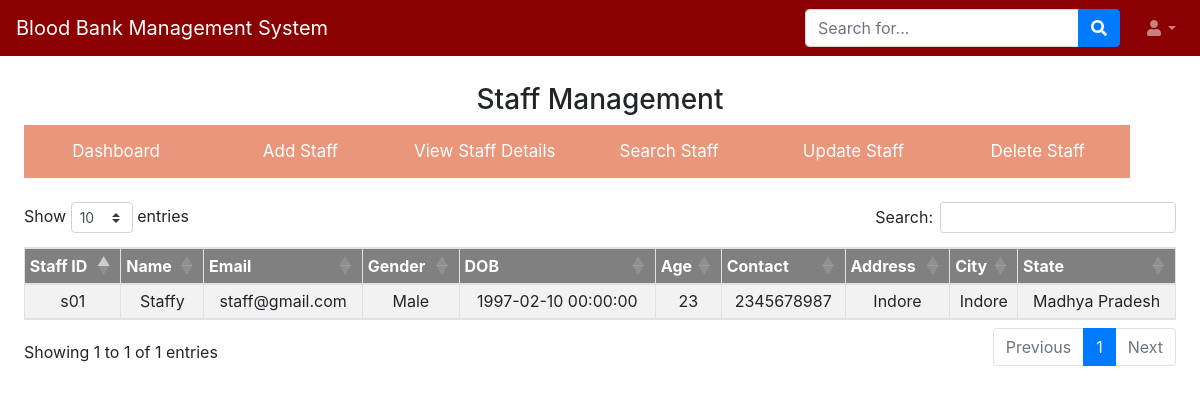
Page /view_all_staff/ (signed in) on the committed database.
### application/models.py (models this page shows, shortened)
class staff_details(db.Model):
	id = db.Column(db.Integer, primary_key=True)
	s_id = db.Column(db.Integer, unique=True,nullable=False)
	name = db.Column(db.String(50),  nullable=False)
	email = db.Column(db.String(120), unique=True, nullable=False)
	gender = db.Column(db.String(20),  nullable=False)
	dob = db.Column(db.DateTime(10))
	age = db.Column(db.Integer,nullable=False)
	contact = db.Column(db.Integer, nullable=False)
	address = db.Column(db.String(100),  nullable=False)
	city = db.Column(db.String(50), nullable=False)
	state = db.Column(db.String(50), nullable=False)
	status = db.Column(db.String(20), default="Active")
	register_date = db.Column(db.DateTime,default=db.func.current_timestamp())
	updation_date = db.Column(db.String(50),default="0")

### application/routes.py (the view)
@app.route('/view_all_staff/')
@login_required
@user_is('admin')
def view_all_staff():
		details  = staff_details.query.order_by(staff_details.id).all()
		return render_template('view_all_staff.html',details=details)

### application/models.py (called while the page is built)
@login_manager.user_loader
def load_user(user_id):
	return User.query.get(int(user_id))

### application/templates/view_all_staff.html (shortened to what this page needs)
{% extends "staff_tab.html" %}
{%block heading%}
<h3 style="text-align: center;">Staff Management</h3>
{%endblock%}
 {% block form %}
            {%if details%}
            <table id="dtVerticalScrollExample" class="table table-striped table-bordered table-sm" cellspacing="0" width="100%" style="text-align: center;margin-top: 60px;">
          <thead style="color: white;background: grey;">
            <tr>
              <th class="th-sm">Staff ID
              </th>
              <th class="th-sm">Name
              </th>
              <th class="th-sm">Email
              </th>
              <th class="th-sm">Gender
              </th>
              <th class="th-sm">DOB
              </th>
              <th class="th-sm">Age
              </th>
              <th class="th-sm">Contact
              </th>
              <th class="th-sm">Address
              </th>
              <th class="th-sm">City
              </th>
              <th class="th-sm">State
              </th>
            </tr>
          </thead>
          <tbody>
            {% for d in details %}
                    <tr>
                        <td>{{d.s_id}}</td>
                        <td>{{d.name}}</td>
                        <td>{{d.email}}</td>
                        <td>{{d.gender}}</td>
                        <td>{{d.dob}}</td>
                        <td>{{d.age}}</td>
                        <td>{{d.contact}}</td>
                        <td>{{d.address}}</td>
                        <td>{{d.city}}</td>
                        <td>{{d.state}}</td>
                    </tr>
            {% endfor %}
          </tbody>
        </table>
        {%else%}
        <h3 style="color: red;text-align: center;margin-top: 50px;">No Data Available</h3>
        {%endif%}
  </div>
{% endblock %}

### application/static/css/style.css (style rules this page uses)
body, html { height: 100%; }
* { box-sizing: border-box; }

### rows in the picture
staff_details: s_id "s01", name "Staffy", email "staff@gmail.com", gender "Male", dob "1997-02-10 00:00:00", age "23", contact "2345678987", address "Indore", city "Indore", state "Madhya Pradesh"
